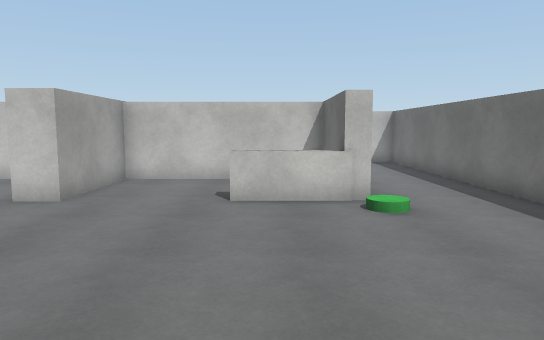
View 1 (above)

16 first-person views from a walk through a Unity game level. The camera is 1.5 m above the floor, tilts 6° down and sees 70° across. Doors are open. The floor is counted in squares, 1 m on a side. Each view is taken from the middle of a square. On the plan, view 1 faces up. The plan holds only what a view shows up to about 17 squares ahead; the rest is blank. The player character is not drawn. Surface patterns are stand-ins for the level's own textures.

View 2
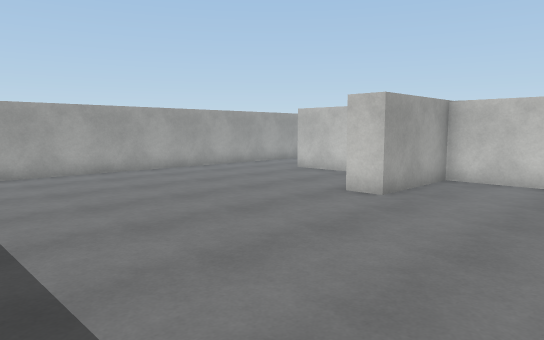

View 3
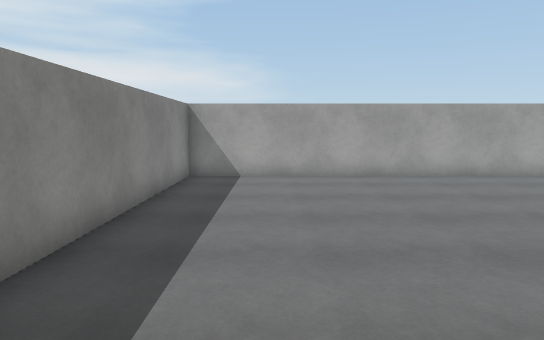

View 4
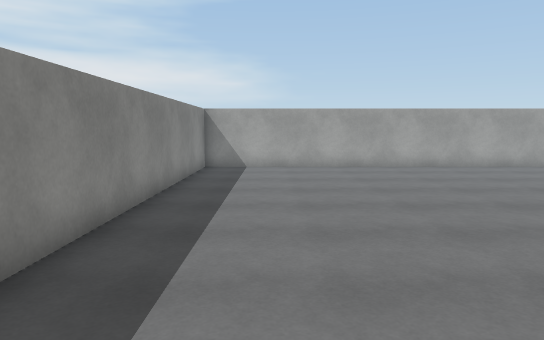

View 5
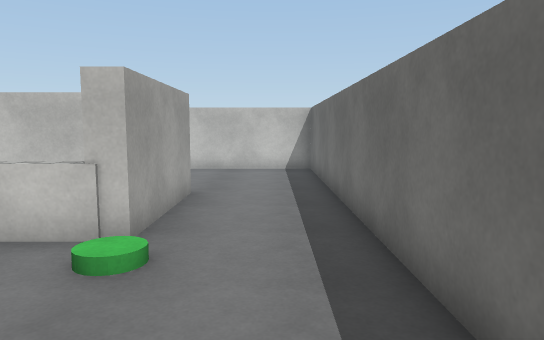

View 6
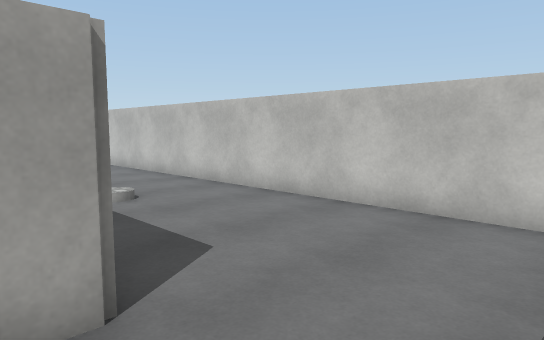

View 7
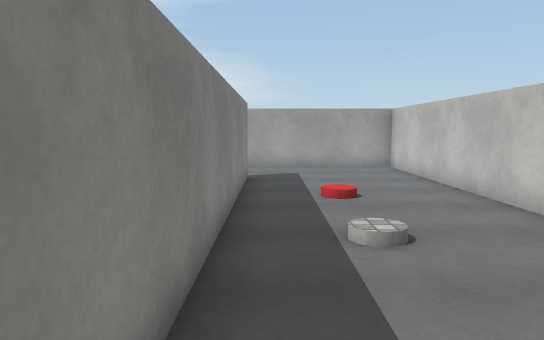

View 8
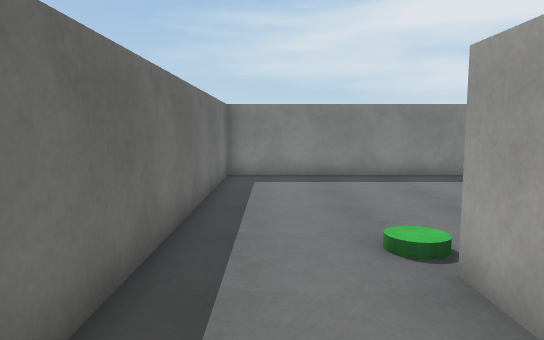

View 9
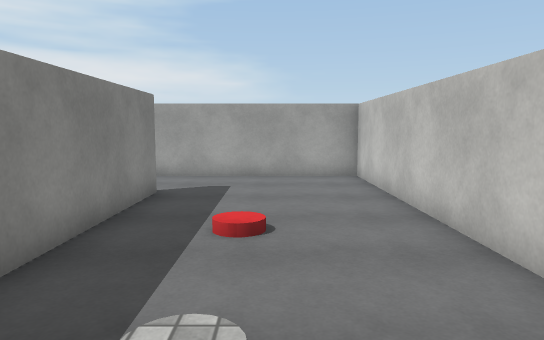

View 10
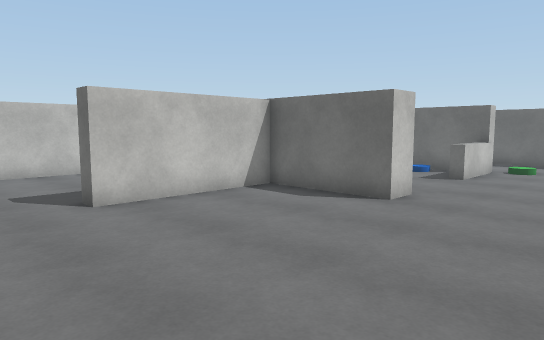

View 11
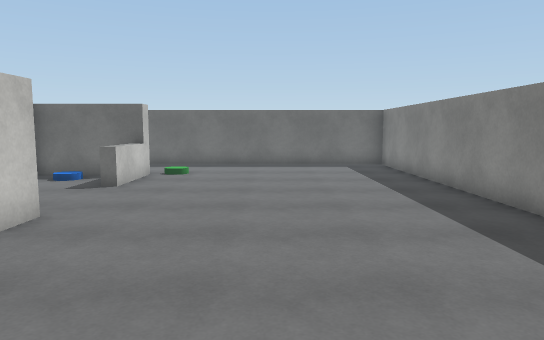

View 12
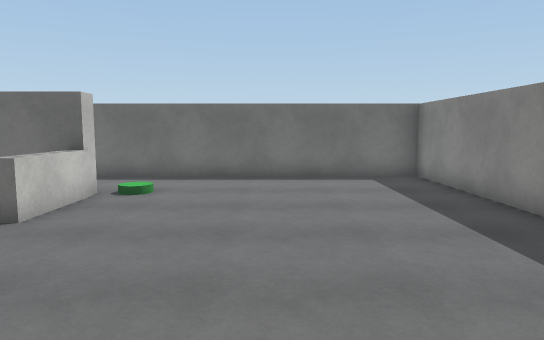

View 13
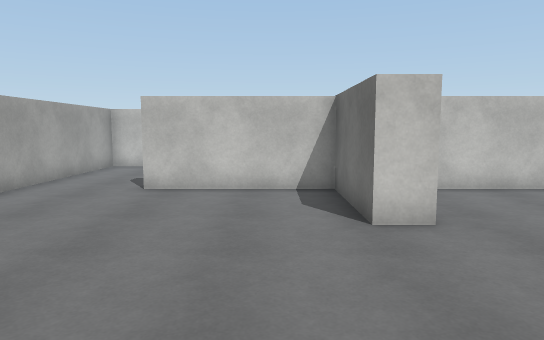

View 14
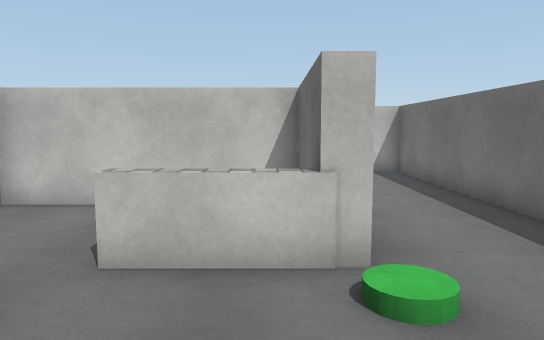

View 15
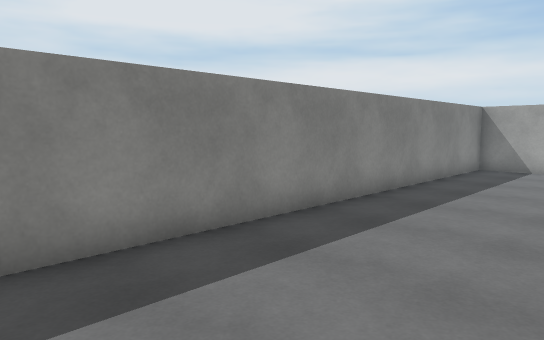

View 16
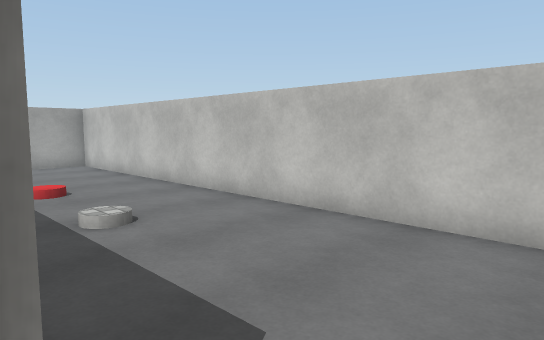

### Floor plan
Ten units are one square. View 1 is at (0, 0); x grows to the right and y downward. Boxes are objects, and circles mark ways between rooms. Rooms are numbered by the first view taken in them; rooms with no view inside come last. Other rooms are left out.
<svg viewBox="-140 -183 200 195">
<path fill="none" stroke="#000" d="M-44 -81 -54 -81 -54 -117 -102 -117M21 -81 -9 -81M-135 -121 -135 7 55 7 55 -81M21 -122 21 -81M-102 -122 10 -122M55 -81 55 -178 -135 -178 -135 -121M15 -80 15 -117 -44 -117 -44 -81"/>
<circle cx="-115" cy="-120" r="3" fill="#2a7"/>
<circle cx="35" cy="-80" r="3" fill="#2a7"/>
<circle cx="-25" cy="-80" r="3" fill="#2a7"/>
<text x="-50" y="-50">1</text>
<text x="-30" y="-140">2</text>
<text x="-20" y="-100">3</text>
</svg>
Room 1 opens to room 2. Room 1 opens to room 3.

Where each view was taken, in squares from view 1:
view 1: 0 up, 0 right, facing up
view 2: 0 up, 0 right, facing up-left
view 3: 2 up, 1 left, facing left
view 4: 2 up, 2 right, facing left
view 5: 3 up, 4 right, facing up
view 6: 11 up, 5 right, facing up-left
view 7: 13 up, 2 right, facing left
view 8: 12 up, 4 right, facing down
view 9: 15 up, 1 left, facing left
view 10: 4 up, 13 left, facing up-right
view 11: 4 up, 11 left, facing right
view 12: 4 up, 7 left, facing right
view 13: 2 up, 7 left, facing up
view 14: 4 up, 1 right, facing up
view 15: 4 up, 2 right, facing down-left
view 16: 12 up, 3 right, facing up-left
